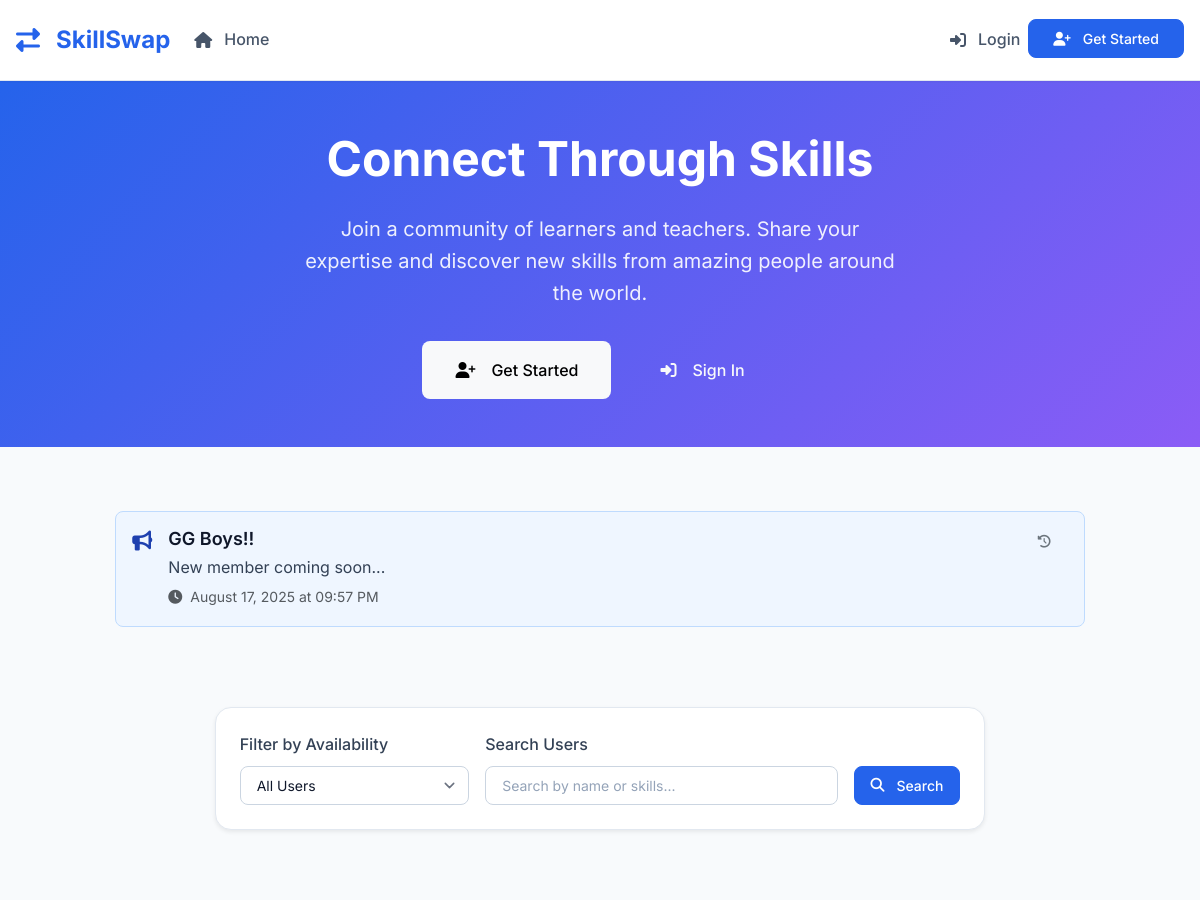
Before: / (upper part) with the older database file.
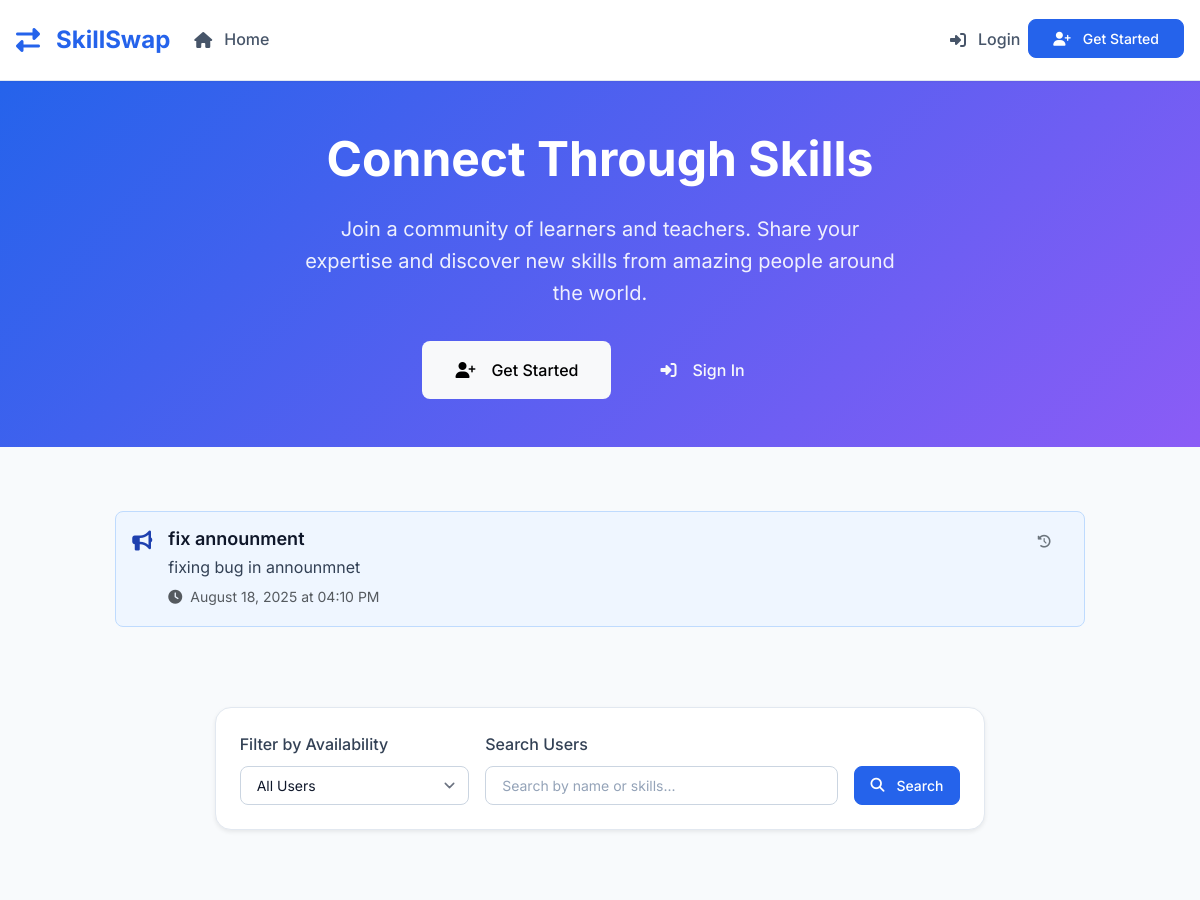
After: the same page with the newer database file.
### tables this page shows
CREATE TABLE messages (
            id INTEGER PRIMARY KEY AUTOINCREMENT,
            title TEXT NOT NULL,
            content TEXT NOT NULL,
            is_active INTEGER DEFAULT 1,
            created_at TIMESTAMP DEFAULT CURRENT_TIMESTAMP
        );

### skill_swap_app.py (the view)
@app.route('/')
def index():
    page = request.args.get('page', 1, type=int)
    per_page = 6
    availability = request.args.get('availability', '')
    q = request.args.get('q', '')
    conn = get_db()
    latest_announcement = conn.execute('''
        SELECT * FROM messages WHERE is_active = 1
        ORDER BY created_at DESC LIMIT 1
    ''').fetchone()
    old_announcements = conn.execute('''
        SELECT * FROM messages WHERE is_active = 1
        ORDER BY created_at DESC LIMIT 10 OFFSET 1
    ''').fetchall()
    user_query = '''SELECT * FROM users WHERE is_public = 1 AND is_banned = 0 AND is_admin = 0'''
    params = []
    if availability == 'available':
        user_query += ' AND availability IS NOT NULL AND availability != ""'
    elif availability == 'unavailable':
        user_query += ' AND (availability IS NULL OR availability = "")'
    if q:
        user_query += ' AND (name LIKE ? OR id IN (SELECT user_id FROM skills WHERE skill_name LIKE ?))'
        params.append(f'%{q}%')
        params.append(f'%{q}%')
    if 'user_id' in session:
        user_query += ' AND id != ?'
        params.append(session['user_id'])
    user_query += ' ORDER BY created_at DESC LIMIT ? OFFSET ?'
    params.extend([per_page, (page - 1) * per_page])
    users = conn.execute(user_query, params).fetchall()
    count_query = '''SELECT COUNT(*) as count FROM users WHERE is_public = 1 AND is_banned = 0 AND is_admin = 0'''
    count_params = []
    if availability == 'available':
        count_query += ' AND availability IS NOT NULL AND availability != ""'
    elif availability == 'unavailable':
        count_query += ' AND (availability IS NULL OR availability = "")'
    if q:
        count_query += ' AND (name LIKE ? OR id IN (SELECT user_id FROM skills WHERE skill_name LIKE ?))'
        count_params.append(f'%{q}%')
        count_params.append(f'%{q}%')
    if 'user_id' in session:
        count_query += ' AND id != ?'
        count_params.append(session['user_id'])
    total = conn.execute(count_query, count_params).fetchone()['count']
    total_pages = (total + per_page - 1) // per_page
    user_profiles = []
    for user in users:
        user_id = user['id']
        offered_skills = conn.execute('''SELECT skill_name FROM skills WHERE user_id = ? AND skill_type = 'offered' AND is_approved = 1''', (user_id,)).fetchall()
        wanted_skills = conn.execute('''SELECT skill_name FROM skills WHERE user_id = ? AND skill_type = 'wanted' AND is_approved = 1''', (user_id,)).fetchall()
        rating_data = conn.execute('''SELECT AVG(rating) as avg_rating, COUNT(*) as total_ratings FROM ratings WHERE rated_id = ?''', (user_id,)).fetchone()
        avg_rating = rating_data['avg_rating']
        total_ratings = rating_data['total_ratings']
        if total_ratings > 0:
            rating_display = f"{round(avg_rating, 1)}/5"
            has_rating = True
        else:
            rating_display = "Unrated"
            has_rating = False
        user_profiles.append({
            'id': user['id'],
            'name': user['name'],
            'profile_photo': user['profile_photo'],
            'offered_skills': [s['skill_name'] for s in offered_skills],
            'wanted_skills': [s['skill_name'] for s in wanted_skills],
            'rating': rating_display,
            'has_rating': has_rating,
            'avg_rating': avg_rating,
            'total_ratings': total_ratings,
            'availability': user['availability'],
            'bio': user['bio']
        })
    availabilities = ['available', 'unavailable']
    conn.close()
    latest_announcement = convert_row_datetimes(latest_announcement)
    old_announcements = convert_rows_datetimes(old_announcements)
    pagination = {
        'page': page,
        'pages': total_pages,
        'per_page': per_page,
        'total': total,
        'has_prev': page > 1,
        'has_next': page < total_pages,
        'prev_num': page - 1,
        'next_num': page + 1,
        'iter_pages': lambda: range(max(1, page - 2), min(total_pages + 1, page + 3))
    }
    return render_template('index.html', latest_announcement=latest_announcement, old_announcements=old_announcements, user_profiles=user_profiles, pagination=pagination, availabilities=availabilities, selected_availability=availability, search_query=q)

### skill_swap_app.py (called while the page is built, shortened)
def parse_datetime(timestamp_str):
    if timestamp_str is None:
        return None
    try:
        if 'T' in timestamp_str:
            return datetime.fromisoformat(timestamp_str.replace('Z', '+00:00'))
        else:
            return datetime.strptime(timestamp_str, '%Y-%m-%d %H:%M:%S')
    except:
        return None

def convert_row_datetimes(row):
    if row is None:
        return None
    if hasattr(row, 'keys'):
        row_dict = dict(row)
    else:
        row_dict = row
    timestamp_fields = ['created_at', 'updated_at']
    for field in timestamp_fields:
        if field in row_dict and row_dict[field]:
            row_dict[field] = parse_datetime(row_dict[field])
    return row_dict

def convert_rows_datetimes(rows):
    if not rows:
        return []
    return [convert_row_datetimes(row) for row in rows]

def get_db():
    conn = sqlite3.connect('skill_swap.db')
    conn.row_factory = sqlite3.Row
    return conn

@app.context_processor
def inject_unread_notifications():
    return {'unread_notifications': 0}

### templates/index.html (shortened to what this page needs)
{% extends "base.html" %}
{% block content %}
<section class="hero-section">
    <div class="container">
        <div class="row justify-content-center text-center">
            <div class="col-lg-8">
                <h1>Connect Through Skills</h1>
                <p>Join a community of learners and teachers. Share your expertise and discover new skills from amazing people around the world.</p>
                {% if not session.user_id %}
                <div class="d-flex gap-3 justify-content-center">
                    <a href="{{ url_for('register') }}" class="btn btn-light btn-lg">
                        <i class="fas fa-user-plus me-2"></i>Get Started
                    </a>
                    <a href="{{ url_for('login') }}" class="btn btn-outline-light btn-lg">
                        <i class="fas fa-sign-in-alt me-2"></i>Sign In
                    </a>
                </div>
                {% endif %}
            </div>
        </div>
    </div>
</section>
{% if latest_announcement %}
<section class="py-3">
    <div class="container">
        <div class="row justify-content-center">
            <div class="col-lg-10">
                <div class="alert alert-info d-flex align-items-start mb-3" role="alert" data-no-autoclose="true">
                    <div class="me-3">
                        <i class="fas fa-bullhorn fa-lg"></i>
                    </div>
                    <div class="flex-grow-1">
                        <h5 class="mb-1">{{ latest_announcement.title }}</h5>
                        <p class="mb-1">{{ latest_announcement.content }}</p>
                        <small class="text-muted">
                            <i class="fas fa-clock me-1"></i>
                            {{ latest_announcement.created_at.strftime('%B %d, %Y at %I:%M %p') if latest_announcement.created_at else 'Recently' }}
                        </small>
                    </div>
                    {% if old_announcements and old_announcements|length > 0 %}
                    <div class="ms-3">
                        <button class="btn btn-outline-secondary btn-sm" data-bs-toggle="modal" data-bs-target="#announcementsModal" title="View previous announcements">
                            <i class="fas fa-clock-rotate-left"></i>
                        </button>
                    </div>
                    {% endif %}
                </div>
            </div>
        </div>
    </div>
</section>
{% endif %}
<section class="py-5">
    <div class="container">
        <div class="row justify-content-center">
            <div class="col-lg-8">
                <div class="card shadow-sm">
                    <div class="card-body">
                        <form method="get" class="row g-3">
                            <div class="col-md-4">
                                <label for="availability" class="form-label">Filter by Availability</label>
                                <select class="form-select" id="availability" name="availability">
                                    <option value="">All Users</option>
                                </select>
                            </div>
                            <div class="col-md-6">
                                <label for="search" class="form-label">Search Users</label>
                                <input type="text" class="form-control" id="search" name="q" placeholder="Search by name or skills..." value="{{ search_query or '' }}">
                            </div>
                            <div class="col-md-2">
                                <label class="form-label">&nbsp;</label>
                                <button class="btn btn-primary w-100" type="submit">
                                    <i class="fas fa-search me-1"></i>Search
                                </button>
                            </div>
                        </form>
                    </div>
                </div>
            </div>
        </div>
    </div>
</section>
<section class="py-5">
</section>
{% endblock %}

Changed rows visible on the page:
no longer on this page (row unchanged): messages: title "GG Boys!!", content "New member coming soon..."
added messages: title "fix announment", content "fixing bug in announmnet"
Other visible differences:
text no longer shown: "August 17, 2025 at 09:57 PM"
text now shown: "August 18, 2025 at 04:10 PM"
